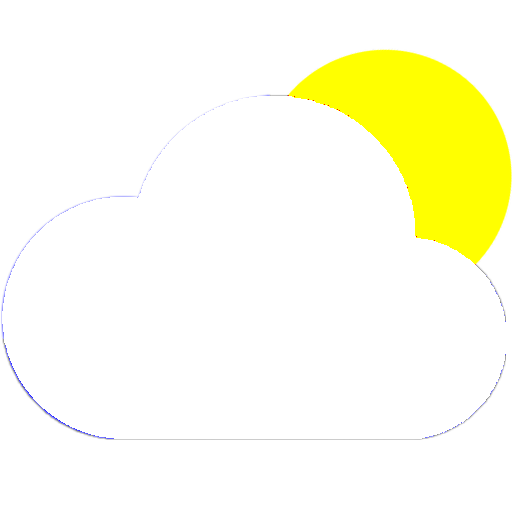
#> input picture _test_cloud_outline.png, 512 x 512 px
$ python -i color.py   (imports and definitions only)
#> lines starting #> are read from the running program, lines starting #| are printed output that depends on the picture
"""
rndrSBC - Color Pipeline & E-Paper Palette Quantizer
Converts RGB canvas output into hardware e-paper color spaces with smart palette snapping and optional dithering.
"""

from PIL import Image

# 7-Color ACeP / Spectra 6 Palette (Black, White, Green, Blue, Red, Yellow, Orange)
PALETTE_7COLOR = [
    0, 0, 0,       # Black
    255, 255, 255, # White
    0, 200, 0,     # Green
    0, 0, 220,     # Blue
    230, 0, 0,     # Red
    255, 220, 0,   # Yellow
    255, 128, 0    # Orange
]

PALETTE_BWR = [
    0, 0, 0,       # Black
    255, 255, 255, # White
    255, 0, 0      # Red
]

PALETTE_BW = [
    0, 0, 0,       # Black
    255, 255, 255  # White
]

def snap_near_white(image: Image.Image, threshold: int = 240) -> Image.Image:
    """Snaps off-white / light gray colors directly to pure white (255, 255, 255) to prevent noisy background dithering."""
    img = image.convert("RGB")
    pixels = img.load()
    w, h = img.size
    for y in range(h):
        for x in range(w):
            r, g, b = pixels[x, y]
            # If all channels are very light (off-white card fills), force pure white
            if r >= threshold and g >= threshold and b >= threshold:
                pixels[x, y] = (255, 255, 255)
    return img

def quantize_image(image: Image.Image, color_mode: str = "rgb", dither: bool = False, snap_white: bool = True) -> Image.Image:
    """
    Transforms an RGB image into the target hardware color space.
    Modes: 'rgb', '7color', 'bwr', 'bw'
    """
    if color_mode == "rgb" or not color_mode:
        return image.convert("RGB")

    # Clean up dirty off-whites first
    processed = snap_near_white(image) if snap_white else image

    palette_map = {
        "7color": PALETTE_7COLOR,
        "bwr": PALETTE_BWR,
        "bw": PALETTE_BW
    }

    raw_palette = palette_map.get(color_mode.lower(), PALETTE_BW)
    padded_palette = raw_palette + [0] * (768 - len(raw_palette))

    pal_img = Image.new("P", (1, 1))
    pal_img.putpalette(padded_palette)

    dither_mode = Image.Dither.FLOYDSTEINBERG if dither else Image.Dither.NONE
    quantized = processed.convert("RGB").quantize(palette=pal_img, dither=dither_mode)

    return quantized.convert("RGB")

>>> from PIL import Image
>>> picture = Image.open('../_test_cloud_outline.png')
#> picture is the input picture: PIL image 512x512 RGBA; mean R, G, B, A 248.1, 248.1, 225.4, 147.5
>>> result = quantize_image(picture)
#> in quantize_image, `return image.convert("RGB")`:
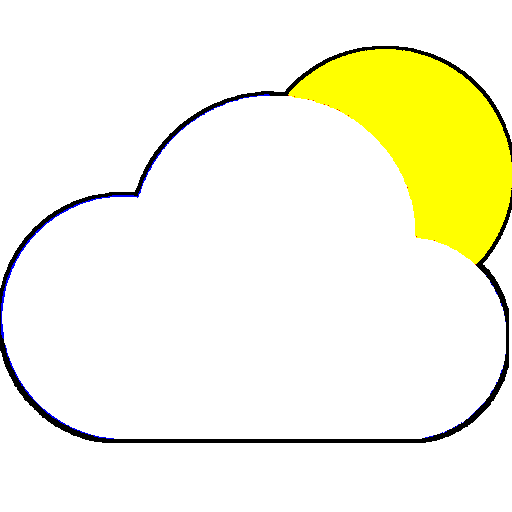
#> returned value: PIL image 512x512 RGB; mean R, G, B 248.1, 248.1, 225.4
